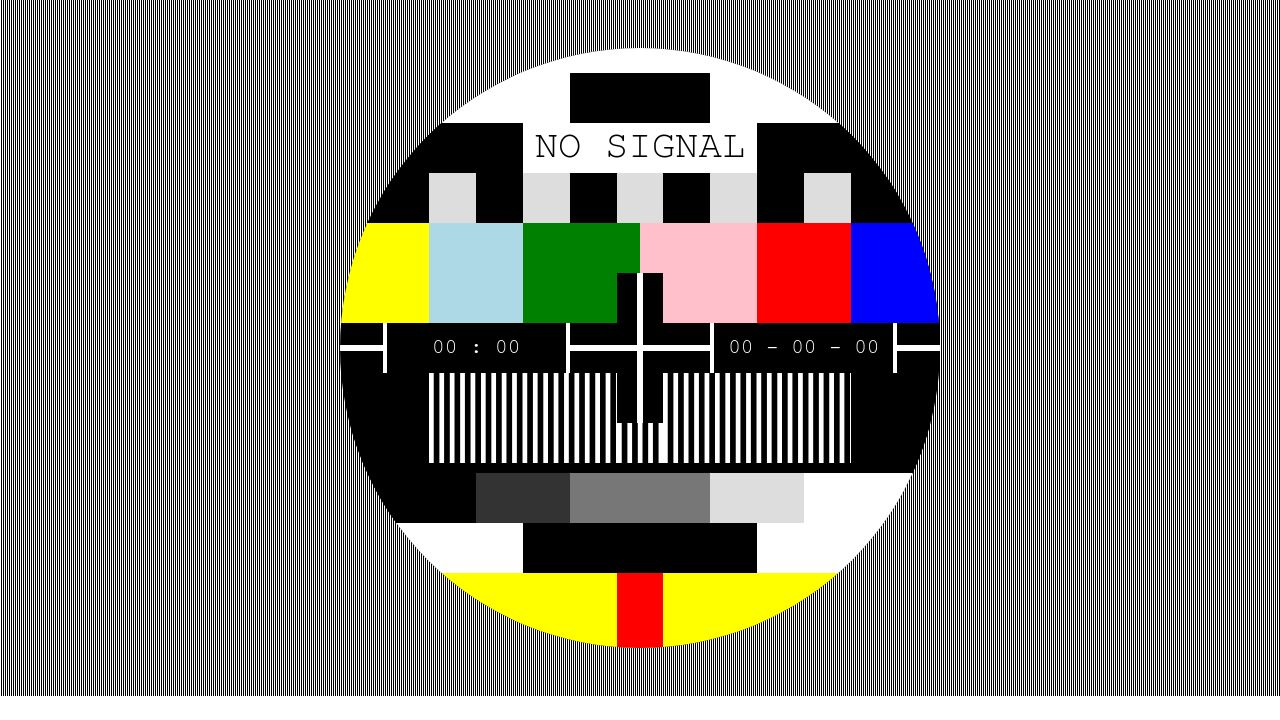
#> input picture assets/pictures/no_signal2.jpg, 1280 x 720 px; its folder holds only this picture in this run
$ python resize_img.py
#> lines starting #> are read from the running program, lines starting #| are printed output that depends on the picture
import glob

import cv2

screen_sizes = {
    "general_screen": (640, 360),
    "stream_screen": (1280, 720),
    "ovv_screen": (320, 180),
}


def resize_image(cv_img, size):
    """
    Resize an image to a specific size.

    Args:
        cv_img (np.ndarray): The image to resize.
        size (tuple): The target size of the image.

    Returns:
        np.ndarray: The resized image.
    """
    cv_img = cv2.resize(cv_img, size, interpolation=cv2.INTER_AREA)
    return cv_img


# glob all images in the assets/pictures folder
# each image resize to 3 different sizes in the screen_sizes dict
# save the resized images in the assets/pictures/resized folder, named as original_name_new_size.jpg

if __name__ == "__main__":
    images = glob.glob("./assets/pictures/*.jpg")
    for image in images:
        cv_img = cv2.imread(image)
#> cv_img is the input picture: shape (720, 1280, 3); mean B, G, R 121.1, 126.9, 129.2
        for screen_name, size in screen_sizes.items():
            resized_img = resize_image(cv_img, size[::])
            cv2.imwrite(
                f"./assets/pictures/resized/{image.split('/')[-1].split('.')[0]}_{'x'.join([str(e) for e in screen_sizes[screen_name]])}.jpg",
                resized_img,
            )
#> this loop made 3 passes
#> pass 1, in resize_image, `cv_img = cv2.resize(cv_img, size, interpolation=cv2.INTER_AREA)`:
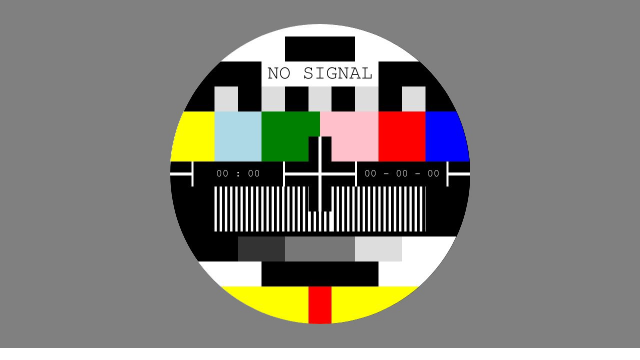
#> cv_img: shape (360, 640, 3); mean of channels 0, 1, 2 121.4, 127.2, 129.5; drawn as B, G, R
#> pass 3, in resize_image (call 3), `cv_img = cv2.resize(cv_img, size, interpolation=cv2.INTER_AREA)`:
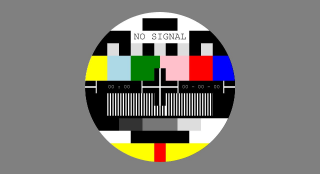
#> cv_img: shape (180, 320, 3); mean B, G, R 121.4, 127.2, 129.5
